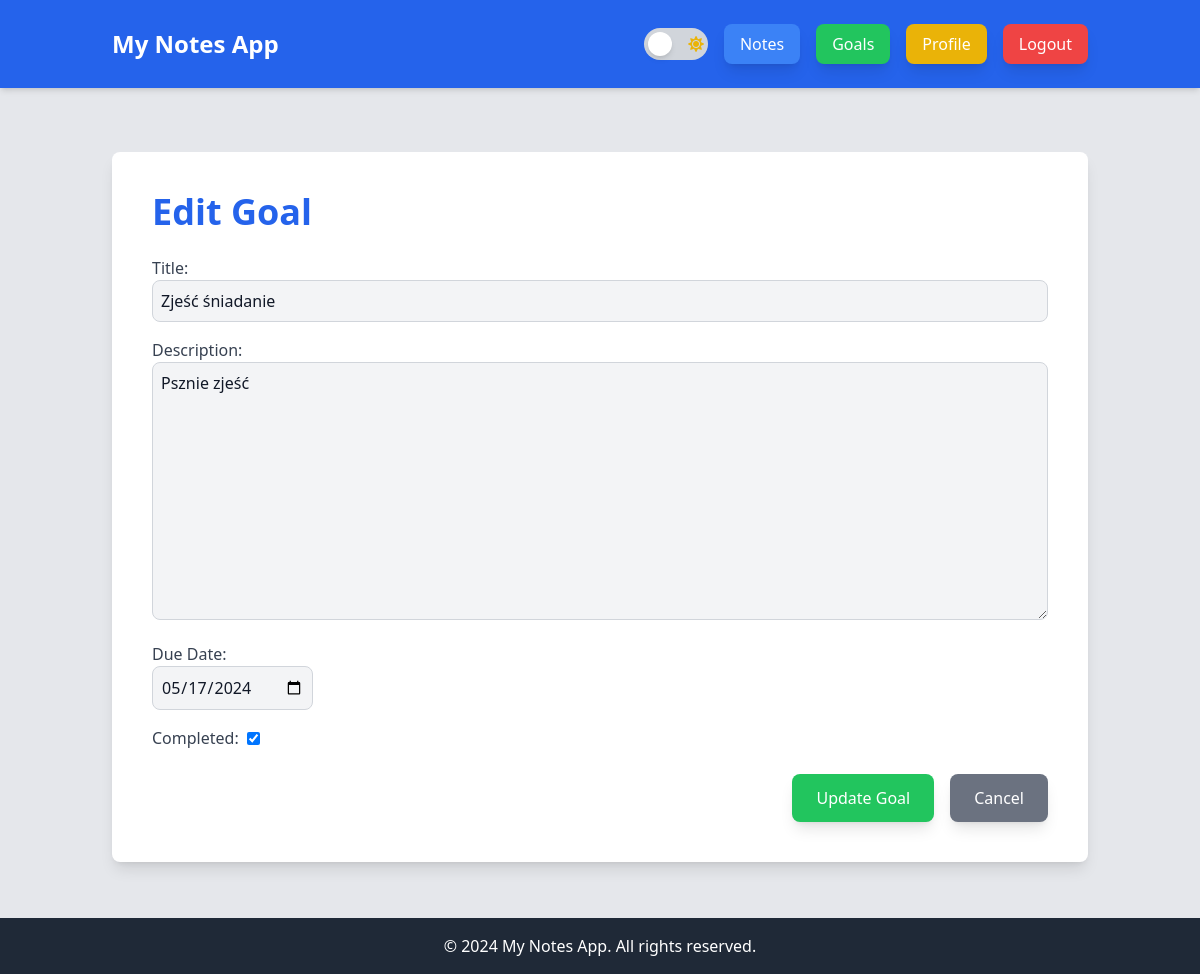
/goals/5/edit/ (signed in), run on the app's committed database.
### notes_app/models.py (models this page shows, shortened)
class Goal(models.Model):
    user = models.ForeignKey(User, on_delete=models.CASCADE)
    title = models.CharField(max_length=200)
    description = models.TextField()
    due_date = models.DateField()
    completed = models.BooleanField(default=False)
    created_at = models.DateTimeField(default=timezone.now)

### notes_app/views.py (the view)
# urls.py: path('goals/<int:pk>/edit/', goal_edit, name='goal_edit'),
@login_required
def goal_edit(request, pk):
    goal = get_object_or_404(Goal, pk=pk, user=request.user)
    if request.method == "POST":
        form = GoalForm(request.POST, instance=goal)
        if form.is_valid():
            goal = form.save(commit=False)
            goal.user = request.user
            goal.save()
            return redirect('goal_list')
    else:
        form = GoalForm(instance=goal)
    return render(request, 'notes_app/goal_form.html', {'form': form})

### notes_app/forms.py
class GoalForm(forms.ModelForm):
    class Meta:
        model = Goal
        fields = ['title', 'description', 'due_date', 'completed']
        widgets = {
            'due_date': forms.DateInput(attrs={'type': 'date'}),
        }

### notes_app/templatetags/form_tags.py (called while the page is built)
@register.filter(name='add_class')
def add_class(field, css_class):
    return field.as_widget(attrs={"class": css_class})

### notes_app/templates/notes_app/goal_form.html (shortened to what this page needs)
{% extends "base.html" %}
{% load form_tags %}
{% block content %}
<div class="bg-white dark:bg-gray-800 p-10 shadow-lg rounded-lg mt-10">
    <h1 class="text-4xl font-bold text-blue-600 dark:text-blue-400 mb-6">{% if form.instance.pk %}Edit Goal{% else %}Create Goal{% endif %}</h1>
    <form method="post" class="space-y-6">
        <div class="space-y-4">
            <div>
                <label for="{{ form.title.id_for_label }}" class="block text-gray-700 dark:text-gray-300">Title:</label>
                {{ form.title|add_class:"w-full p-2 bg-gray-100 dark:bg-gray-700 border border-gray-300 dark:border-gray-600 rounded-lg text-gray-900 dark:text-gray-300" }}
            </div>
            <div>
                <label for="{{ form.description.id_for_label }}" class="block text-gray-700 dark:text-gray-300">Description:</label>
                {{ form.description|add_class:"w-full p-2 bg-gray-100 dark:bg-gray-700 border border-gray-300 dark:border-gray-600 rounded-lg text-gray-900 dark:text-gray-300" }}
            </div>
            <div>
                <label for="{{ form.due_date.id_for_label }}" class="block text-gray-700 dark:text-gray-300">Due Date:</label>
                {{ form.due_date|add_class:"w-1/7 p-2 bg-gray-100 dark:bg-gray-700 border border-gray-300 dark:border-gray-600 rounded-lg text-gray-900 dark:text-gray-300" }}
            </div>
            <div class="flex items-center">
                <label for="{{ form.completed.id_for_label }}" class="block text-gray-700 dark:text-gray-300 mr-2">Completed:</label>
                {{ form.completed|add_class:"p-2 bg-gray-100 dark:bg-gray-700 border border-gray-300 dark:border-gray-600 rounded-lg text-gray-900 dark:text-gray-300" }}
            </div>
        </div>
        <div class="flex justify-end space-x-4">
            <button type="submit" class="bg-green-500 text-white px-6 py-3 rounded-lg shadow-lg hover:bg-green-700">{% if form.instance.pk %}Update Goal{% else %}Create Goal{% endif %}</button>
            <a href="{% url 'goal_list' %}" class="bg-gray-500 text-white px-6 py-3 rounded-lg shadow-lg hover:bg-gray-700">Cancel</a>
        </div>
    </form>
</div>
{% endblock %}

### data on the page
Goal: title "Zjeść śniadanie", description "Psznie zjeść", due_date "05/17/2024", completed "☑"
